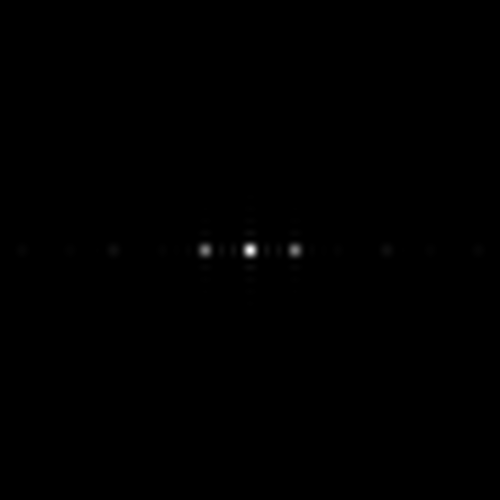
#> input picture parcial2/patron_3_parcial.bmp, 1000 x 1000 px (shown at 1/2 size)
$ jupyter execute --allow-errors parcial2.ipynb
#> lines starting #> are read from the running program, lines starting #| are printed output that depends on the picture
[cell 1]
import numpy as np
import matplotlib.pyplot as plt
from PIL import Image
import os

ruta_imagen = 'patron_3_parcial.bmp'

if not os.path.exists(ruta_imagen):
    raise FileNotFoundError(f"No se encontró '{ruta_imagen}' en la carpeta actual: {os.getcwd()}")

img = np.array(Image.open(ruta_imagen).convert('L'), dtype=float)
I = img / 255.0

F_inv = np.fft.ifft2(I)
F_inv_shift = np.fft.fftshift(F_inv)

magnitud = np.abs(F_inv_shift)
magnitud_log = np.log1p(magnitud)

fig, axes = plt.subplots(1, 2, figsize=(12, 5))

axes[0].imshow(img, cmap='gray')
axes[0].set_title(r'Patrón de Difracción $I(x,y)$ (patron_3_parcial.bmp)')
axes[0].axis('off')

vmax_val = np.percentile(magnitud_log, 99.8)
#> vmax_val = 0.000178
im = axes[1].imshow(magnitud_log, cmap='inferno', vmin=0, vmax=vmax_val)
axes[1].set_title(r'Transformada Inversa 2D ($\mathcal{F}^{-1}\{I(x,y)\}$)')
axes[1].axis('off')

plt.colorbar(im, ax=axes[1], fraction=0.046, pad=0.04)
plt.tight_layout()
plt.savefig('resultado_parcial2png', dpi=300)
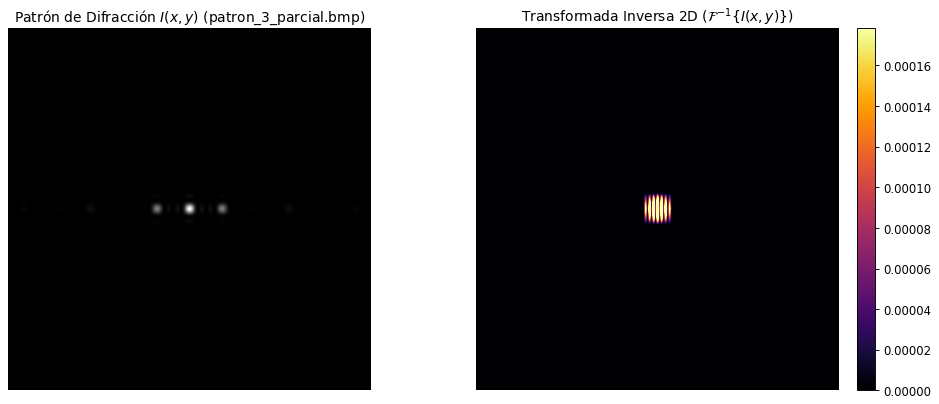
#> figure drawn by matplotlib, 3 panels
plt.show()

[cell 2]
import numpy as np
import matplotlib.pyplot as plt
from PIL import Image
from scipy.signal import find_peaks
from scipy.ndimage import gaussian_filter1d

ruta_imagen = 'patron_3_parcial.bmp'

escala_px_mm = 32.0
lambda_m = 632.8e-9
z_m = 0.50

img = np.array(
    Image.open(ruta_imagen).convert('L'),
    dtype=float
)

cy = img.shape[0] // 2
#> cy = 500

perfil = np.mean(
    img[cy-5:cy+6, :],
    axis=0
)
#> perfil = 1000 values, max 240.4 at index 500, min 0 at index 0, mean 11.67

perfil_suave = gaussian_filter1d(
    perfil,
    sigma=2
)
#> perfil_suave = 1000 values, max 234.6 at index 500, min 0 at index 0, mean 11.67
picos, propiedades = find_peaks(
    perfil_suave,
    prominence=3,
    distance=8
)
#> picos = [43, 227, 325, 376, 410, 443, 467, 500, 533, 557, 590, 624, 675, 773, 957]; propiedades = 3 items
picos_principales = np.array([246, 300, 354])
separaciones = np.diff(picos_principales)
delta_px = np.mean(separaciones)
delta_mm = delta_px / escala_px_mm
delta_m = delta_mm * 1e-3

d_m = (lambda_m * z_m) / delta_m
d_mm = d_m * 1e3
frecuencia_mm = 1 / d_mm
frecuencia_m = 1 / d_m
# Profesor, aquí me surge una duda. Con los picos que saque (246, 300 y 354 px) obtengo una separación
# de 54 px = 1.69 mm (con 32 px/mm), y usando d = λz/Δ = (632.8e-9 · 0.5)/(1.69e-3) ≈ 0.1875 mm
# me da una frecuencia espacial de 5.33 mm^-1 (5333 m^-1). Pero según las opciones del ejercicio, la
# respuesta debería ser aproximadamente 40 mm^-1 o 400 mm^-1. Revisé las cuentas y la fórmula
# (f = 1/d = Δ/(λz)) y no encontré el error. Para obtener 40 mm^-1 la separación entre órdenes
# tendría que ser de unos 405 px (12.7 mm), y para 400 mm^-1 de unos 4050 px, entonces no se que esta mal
print(f"Frecuencia espacial: {frecuencia_mm:.4f} mm^-1")
print(f"Frecuencia espacial: {frecuencia_m:.2f} m^-1")
